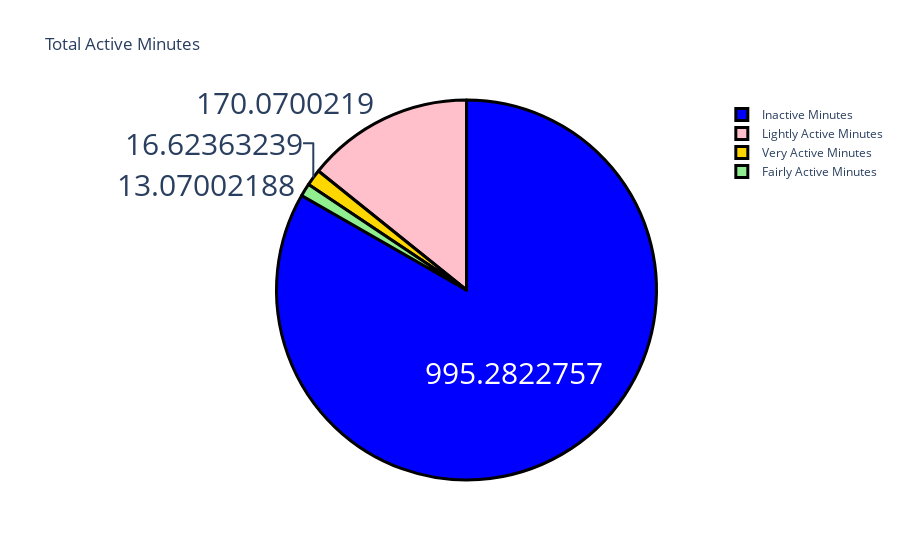

The notebook cell this image was saved under:
### Markdown cell above
You can see that there is a linear relationship between the total number of steps and the number of calories burned in a day. Now, let's look at the average total number of active minutes in a day:

### Code cell
label = ["Very Active Minutes", "Fairly Active Minutes",
         "Lightly Active Minutes", "Inactive Minutes"]
counts = data[["VeryActiveMinutes", "FairlyActiveMinutes",
         "LightlyActiveMinutes", "SedentaryMinutes"]].mean()
colors = ['gold', 'lightgreen', "pink", "blue"]

fig = go.Figure(data=[go.Pie(labels=label, values=counts)])
fig.update_layout(title_text='Total Active Minutes')
fig.update_traces(hoverinfo='label+percent', textinfo='value', textfont_size=30,
                  marker=dict(colors=colors, line=dict(color='black', width=3)))

fig.show()

### Figure 1 — Plotly figure (JSON) as saved in the notebook; plotly's stock layout.template omitted (floating-point values rounded to 4 significant figures)
{"data": [{"hoverinfo": "label+percent", "labels": ["Very Active Minutes", "Fairly Active Minutes", "Lightly Active Minutes", "Inactive Minutes"], "marker": {"colors": ["gold", "lightgreen", "pink", "blue"], "line": {"color": "black", "width": 3}}, "textfont": {"size": 30}, "textinfo": "value", "type": "pie", "values": [16.62, 13.07, 170.1, 995.3]}], "layout": {"title": {"text": "Total Active Minutes"}}}
